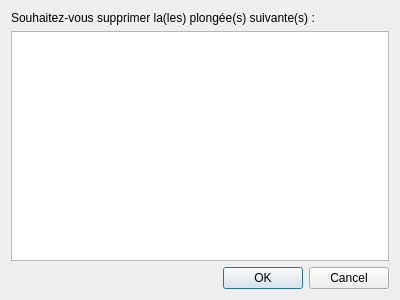
<?xml version="1.0" encoding="UTF-8"?>
<ui version="4.0">
 <class>Dialog_ConfirmDiveDeletion</class>
 <widget class="QDialog" name="Dialog_ConfirmDiveDeletion">
  <property name="geometry">
   <rect>
    <x>0</x>
    <y>0</y>
    <width>400</width>
    <height>300</height>
   </rect>
  </property>
  <property name="windowTitle">
   <string>Confirmation</string>
  </property>
  <layout class="QVBoxLayout" name="verticalLayout">
   <item>
    <widget class="QLabel" name="lbl_disp_text">
     <property name="text">
      <string>Souhaitez-vous supprimer la(les) plongée(s) suivante(s) :</string>
     </property>
    </widget>
   </item>
   <item>
    <widget class="QListWidget" name="lw_diveList">
     <property name="selectionMode">
      <enum>QAbstractItemView::ExtendedSelection</enum>
     </property>
     <property name="selectionBehavior">
      <enum>QAbstractItemView::SelectRows</enum>
     </property>
    </widget>
   </item>
   <item>
    <widget class="QDialogButtonBox" name="buttonBox">
     <property name="orientation">
      <enum>Qt::Horizontal</enum>
     </property>
     <property name="standardButtons">
      <set>QDialogButtonBox::Cancel|QDialogButtonBox::Ok</set>
     </property>
    </widget>
   </item>
  </layout>
 </widget>
 <resources/>
 <connections>
  <connection>
   <sender>buttonBox</sender>
   <signal>rejected()</signal>
   <receiver>Dialog_ConfirmDiveDeletion</receiver>
   <slot>reject()</slot>
   <hints>
    <hint type="sourcelabel">
     <x>316</x>
     <y>260</y>
    </hint>
    <hint type="destinationlabel">
     <x>286</x>
     <y>274</y>
    </hint>
   </hints>
  </connection>
  <connection>
   <sender>buttonBox</sender>
   <signal>accepted()</signal>
   <receiver>Dialog_ConfirmDiveDeletion</receiver>
   <slot>accept()</slot>
   <hints>
    <hint type="sourcelabel">
     <x>248</x>
     <y>254</y>
    </hint>
    <hint type="destinationlabel">
     <x>157</x>
     <y>274</y>
    </hint>
   </hints>
  </connection>
 </connections>
</ui>
